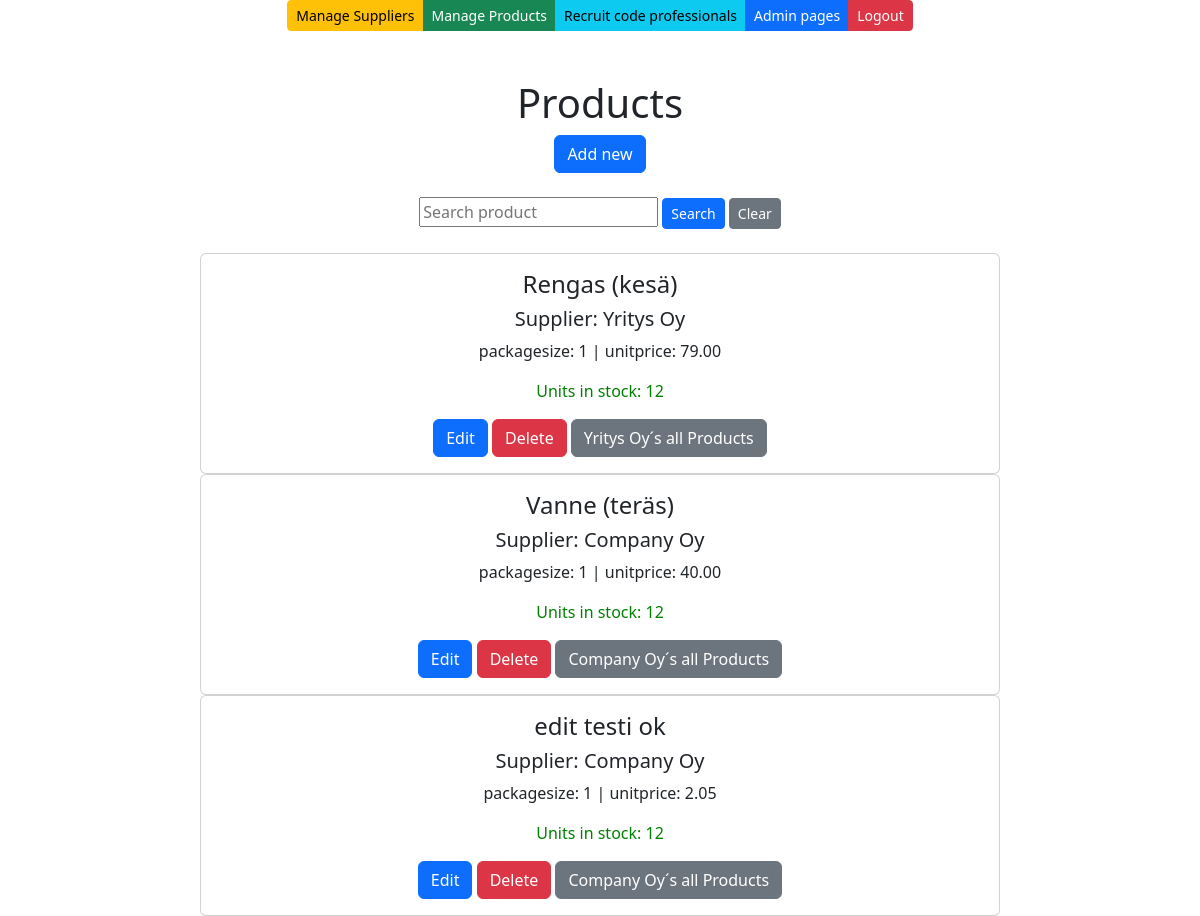
Screenshot of /products/ (signed in) with the database file from the repository.
### app/models.py (models this page shows, shortened)
class Product(models.Model):
    productname = models.CharField(max_length=50, default='productname')
    packagesize = models.CharField(max_length=50, default='packagesize')
    unitprice = models.DecimalField(max_digits=10, decimal_places=2)
    unitsinstock = models.IntegerField(default=0)
    supplier = models.ForeignKey(Supplier, on_delete=models.CASCADE)

class Supplier(models.Model):
    companyname = models.CharField(max_length=50, default='firma')
    contactname = models.CharField(max_length=50, default='contact')
    address = models.CharField(max_length=50, default='address')
    phone = models.CharField(max_length=50, default='phone')
    email = models.EmailField(max_length=50, default='email')
    country = models.CharField(max_length=50, default='country')

### app/views.py (the view)
# urls.py: path('products/', productlistview),
def productlistview(request):
    if not request.user.is_authenticated:
        return render(request, 'loginerror.html', {'error': 'You must login first'})
    else:
        productlist = Product.objects.all()
        supplierlist = Supplier.objects.all()
        context = {'products': productlist, 'suppliers': supplierlist}
        return render (request,"productlist.html",context)

### app/templates/productlist.html (shortened to what this page needs)
{% extends 'index.html' %}
{% block content %}
<div class="container">
    <div class="row">
        <div class="col-md-12">
            <br />
            <br />
            <h1>Products</h1>
            <a onclick="showaddform()" class="btn btn-primary">Add new</a>
            <br />
            <br />
            <form method="post" action="/search-product/">
                <input type="text" name="search" placeholder="Search product">
                <input type="submit" value="Search" class="btn btn-primary btn-sm">
                <button type="button" class="btn btn-secondary btn-sm" onclick="clearSearch()">Clear</button>
            </form>
            <br />
            {% for p in products %}
            <div class="card" style="width: 50rem;">
                <div class="card-body">
                    <h4 class="card-title">{{p.productname}} </h4>
                    <h5 class="card-text">Supplier: {{p.supplier.companyname}}</h5>
                    <p class="card-text">packagesize: {{p.packagesize}} | unitprice: {{p.unitprice}}</p>
                    <p class="card-text" style="color: green;">Units in stock: {{p.unitsinstock}}</p>
                    <a href="/edit-product-get/{{p.id}}/" class="btn btn-primary">Edit</a>
                    <a href="/confirm-delete-product/{{p.id}}/" class="btn btn-danger">Delete</a>
                    <a href="/products-by-supplier/{{p.supplier.id}}/" class="btn btn-secondary">{{p.supplier.companyname}}´s all Products</a>
                </div>
            </div>
            {% empty %}
            <div class="card" style="width: 50rem;">
                <div class="card-body">
                    <p class="card-text">No products found in the database </p>
                </div>
            </div>
            {%endfor%}
        </div>
    </div>
</div>
{% endblock %}

### rows the page displays
Product: productname "Rengas (kesä)", supplier.companyname "Yritys Oy", packagesize "1", unitprice "79.00", unitsinstock "12"
Product: productname "Vanne (teräs)", supplier.companyname "Company Oy", packagesize "1", unitprice "40.00", unitsinstock "12"
Product: productname "edit testi ok", supplier.companyname "Company Oy", packagesize "1", unitprice "2.05", unitsinstock "12"
